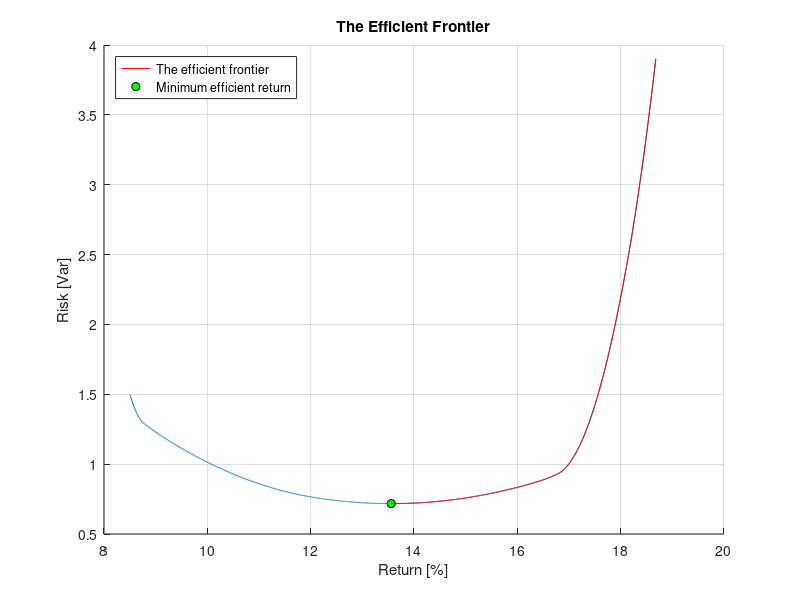

This figure's MATLAB source: (Note: this script raises an error after producing the figure.)
%% Clean up
clear
close all

%% Exercise 5.1.4,
% Computing the efficient frontier
returns = [16.1, 8.5, 15.7, 10.02, 18.68]; 
cov = [2.5 .93 .62 .74 -.23;
              0.93 1.5 0.22 0.56 0.26;
              .62  .22 1.9  .78  -0.27;
              .74 .56 .78 3.6 -0.56;
              -0.23 0.26 -0.27 -0.56 3.9];  
R = 12; 
H = cov;

A1 = returns;
b1 = R;

A2 = [1,1,1,1,1];
b2 = 1;

Aeq = [A1; A2];
beq = [b1; b2];

Aineq = -eye(5);
bineq = zeros(5,1); 

Rs = linspace(min(returns),max(returns),1500);
pf_risks = zeros(length(Rs),1);
options = optimset('Display', 'off');
optPf = zeros(length(Rs),5);

%Compute the efficient frontier for each possible return
for i = 1:length(Rs)
beq = [Rs(i); b2];
x = quadprog( H, [], Aineq, bineq, Aeq, beq,[],[],[],options); 
pf_risks(i) = x'*cov*x;
optPf(i,:) = x;
end
%% Plotting the plotting the efficient frontier
f = figure('Name','b vals Relative Error solver');
hold on
opt_return1 = Rs(pf_risks==min(pf_risks));
opt_risk1 = min(pf_risks);

effRs = Rs(find(Rs == opt_return1):end);
effRisk = pf_risks(find(Rs == opt_return1):end);

%Plot efficient frontier for each possible return
%plot(Rs, pf_risks, returns, diag(cov),'ko')
plot(Rs, pf_risks)
grid on
p1 = plot(opt_return1,opt_risk1 ,'ko','MarkerFaceColor', 'g');
p2 = plot(effRs,effRisk , 'r');
title('The Efficient Frontier')
legend([p2,p1],{'The efficient frontier','Minimum efficient return'}, 'Location', 'northwest')
xlabel('Return [%]')
ylabel('Risk [Var]')
hold off
savefigpdf(f, "ex5_1_the_efficient_frontier", 5); 
%% Plotting the optimal portfolio composition as a function of return
f = figure('Name','Portfolio composition');
hold on 
grid on
p3 = plot(Rs,optPf(:,1));
p4 = plot(Rs,optPf(:,2));
p5 = plot(Rs,optPf(:,3));
p6 = plot(Rs,optPf(:,4));
p7 = plot(Rs,optPf(:,5));
legend([p3,p4,p5,p6,p7], {'Security 1','Security 2','Security 3','Security 4','Security 5'})
xlabel('Return [%]')
ylabel('Percentage of the portfolio [%]')
title('Optimal Portfolio Composition')
savefigpdf(f, "exe5_1_portfolio_coposisitions", 5);

%optPf(Rs == Rs(pf_risks==min(pf_risks)),:)
%pf_composition = optPf(Rs == Rs(pf_risks==min(pf_risks)),:)
%latex = latexTable(sym(pf_composition))

input.data = (optPf(Rs == Rs(pf_risks==min(pf_risks)),:)*100);

% Set column labels (use empty string for no label):
input.tableColLabels = {'Security 1', ...
                        'Security 2', ...
                        'Security 3', ...
                        'Security 4', ...
                        'Security 5'};
% Set row labels (use empty string for no label):
input.tableRowLabels = {'Percentage of \\ portfolio'};
% Set the row format of the data values 
input.dataFormat = {'%.2f'};
% Column alignment ('l'=left-justified, 'c'=centered,'r'=right-justified):
input.tableColumnAlignment = 'c';
% Switch table borders on/off:
input.booktabs = 1;
% LaTex table caption:
input.tableCaption = sprintf('Composition of pareto solution');
% LaTex table label:
input.tableLabel = 'ex5_1.4_pf_composition';
input.makeCompleteLatexDocument = 0;
input.dataNanString = '';
input.tablePlacement = 'ht';
% Now call the function to generate LaTex code:
latex = latexTable(input);
savelatexTable(latex, input.tableLabel, 5);

%% Find the portfolio with the smallest possible risk.
beq = [opt_return1; b2];
x_min = quadprog(H, [], Aineq, bineq, Aeq, beq,[],[],[],options)
        
pf_risk_min = x'*cov*x


